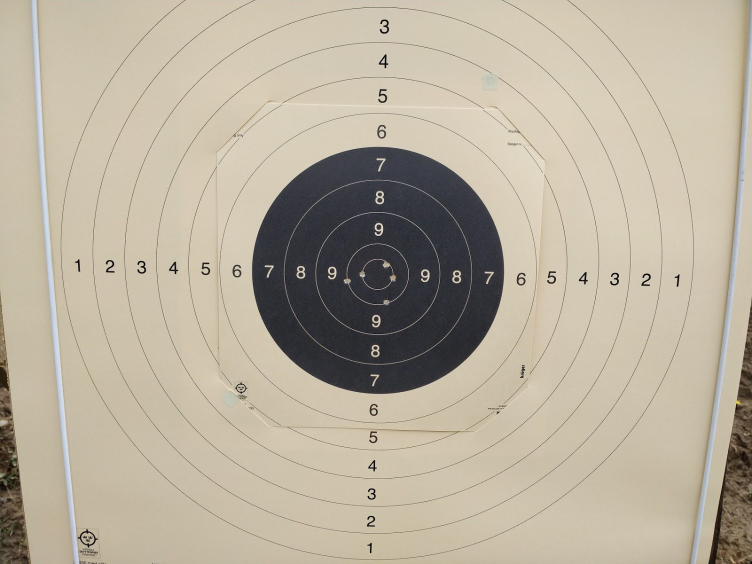
#> input picture testimage01.jpg, 1504 x 1128 px, found by its file name (shown at 1/2 size)
$ python canny.py
#> lines starting #> are read from the running program, lines starting #| are printed output that depends on the picture
import numpy as np
import matplotlib.pyplot as plt

from skimage import color
from skimage.transform import hough_circle, hough_circle_peaks
from skimage.feature import canny
from skimage.draw import circle_perimeter
from skimage.io import imread


# Load picture and detect edges
image = imread("testimage01.jpg", as_gray=True)
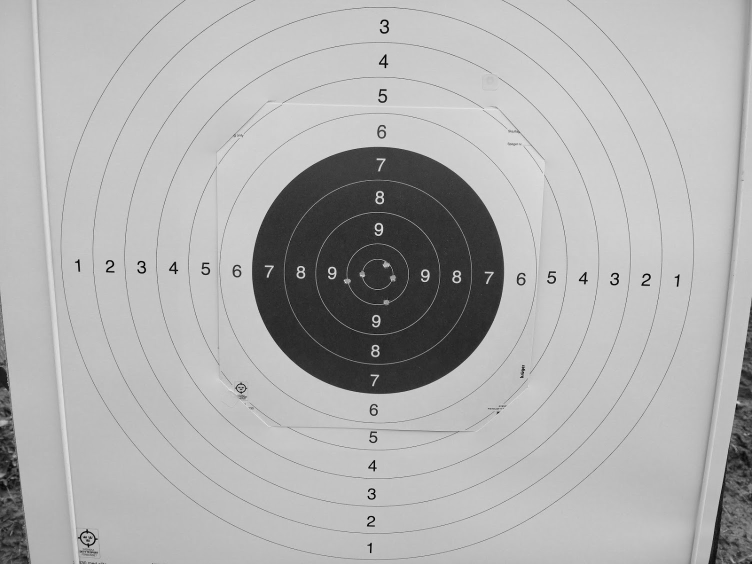
#> image: shape (1128, 1504) float64 (shown at 1/2 size); min 0, max 0.981, mean 0.692
edges = canny(image)
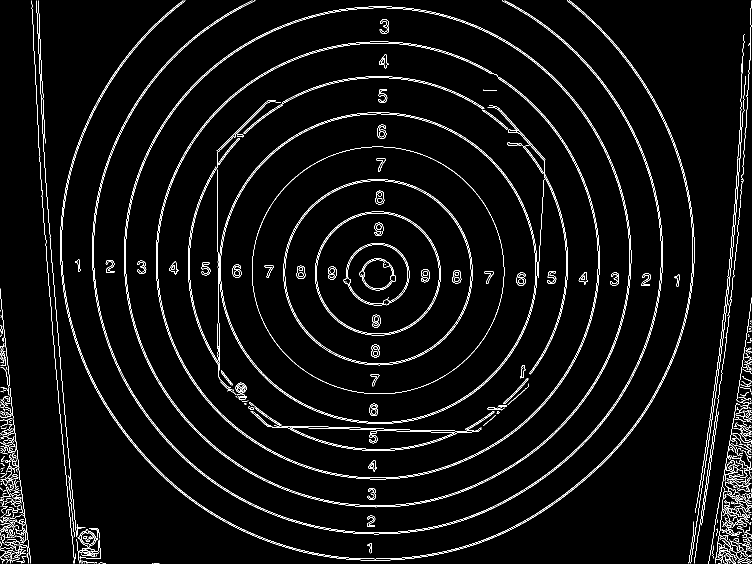
#> edges: shape (1128, 1504) bool (shown at 1/2 size); 4% white in thin lines or dots

# Detect two radii
hough_radii = np.arange(20, 35, 2)
hough_res = hough_circle(edges, hough_radii)

# Select the most prominent 5 circles
accums, cx, cy, radii = hough_circle_peaks(hough_res, hough_radii, total_num_peaks=5)
#> accums = [0.701, 0.568, 0.511, 0.483, 0.461]; cx = [755, 754, 754, 757, 1462]; cy = [548, 547, 550, 549, 1046]; radii = [32, 30, 30, 30, 22]

# Draw them
fig, ax = plt.subplots()
image = color.gray2rgb(image)
#> image: shape (1128, 1504, 3) float64
for center_y, center_x, radius in zip(cy, cx, radii):
    circy, circx = circle_perimeter(center_y, center_x, radius)
    image[circy, circx] = (255, 0, 0)
#> this loop made 5 passes
#> (center_y, center_x, radius) on passes 1 to 5: (548, 755, 32), (547, 754, 30), (550, 754, 30), (549, 757, 30), (1046, 1462, 22)
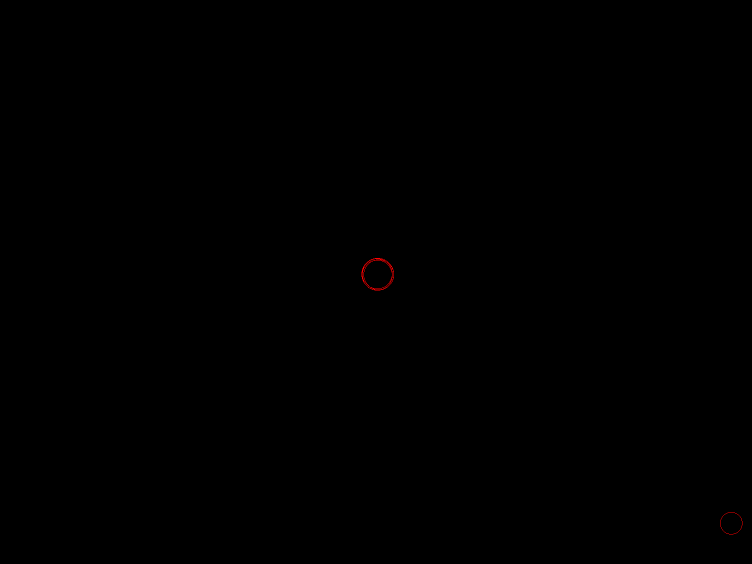
#> image: shape (1128, 1504, 3) float64 (shown at 1/2 size); mean R, G, B 0.8, 0.7, 0.7

ax.imshow(image)
plt.show()
